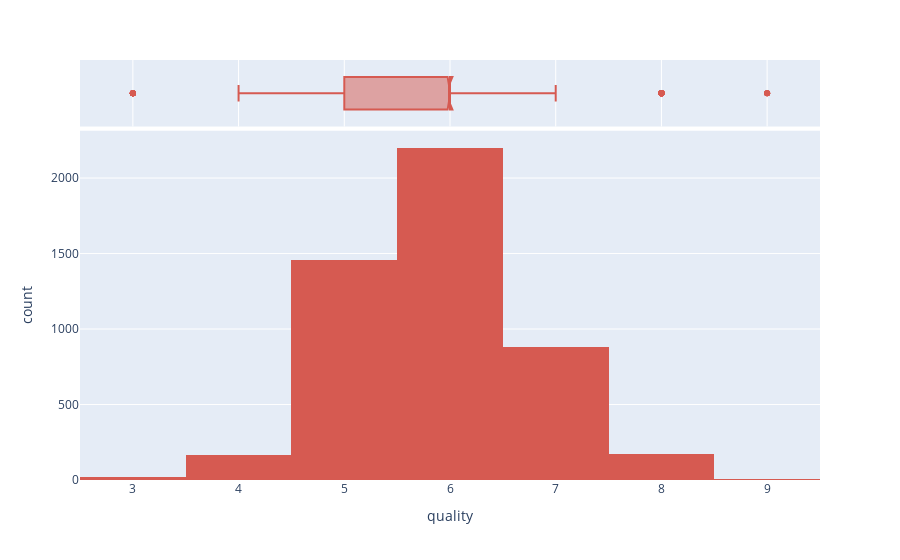

Notebook source saved alongside this figure:
### Code cell
# let's see how the data is distributed across numeric quality values
# the plot lets us visualize the fact that our data is normally distributed, and so, not
# balanced

fig = px.histogram(wine_df,x='quality', marginal="box", color_discrete_sequence=["#d65a51"])
fig.show()

### Figure 1 — Plotly figure (JSON) as saved in the notebook; plotly's stock layout.template omitted (floating-point values rounded to 4 significant figures; data arrays with more than 128 entries replaced by an {"elided": "..."} marker saying what was removed)
{"data": [{"alignmentgroup": "True", "bingroup": "x", "hovertemplate": "quality=%{x}<br>count=%{y}<extra></extra>", "legendgroup": "", "marker": {"color": "#d65a51"}, "name": "", "offsetgroup": "", "orientation": "v", "showlegend": false, "type": "histogram", "x": {"elided": "4898 int values"}, "xaxis": "x", "yaxis": "y"}, {"alignmentgroup": "True", "hovertemplate": "quality=%{x}<extra></extra>", "legendgroup": "", "marker": {"color": "#d65a51"}, "name": "", "notched": true, "offsetgroup": "", "showlegend": false, "type": "box", "x": {"elided": "4898 int values"}, "xaxis": "x2", "yaxis": "y2"}], "layout": {"barmode": "relative", "legend": {"tracegroupgap": 0}, "margin": {"t": 60}, "xaxis": {"anchor": "y", "domain": [0, 1], "title": {"text": "quality"}}, "xaxis2": {"anchor": "y2", "domain": [0, 1], "matches": "x", "showgrid": true, "showticklabels": false}, "yaxis": {"anchor": "x", "domain": [0, 0.8316], "title": {"text": "count"}}, "yaxis2": {"anchor": "x2", "domain": [0.8416, 1], "matches": "y2", "showgrid": false, "showline": false, "showticklabels": false, "ticks": ""}}}
